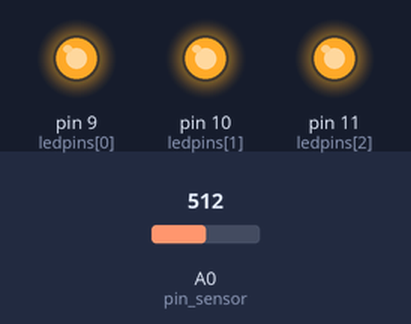
A sketch run on a simulated Arduino Uno, built with avr-gcc and run on an emulated ATmega328P. Shown: output pins drawn as LEDs (lit = HIGH). Inputs (shaded band) come from the test bench; at power-on: A0 (pin_sensor) = 512. Sleep ends after the set time or at an interrupt; what the sketch prints to the serial monitor is not drawn.

Above: at 4.3 s.
Timing chart, 0 to 21.8 s (numbered marks = the images above):
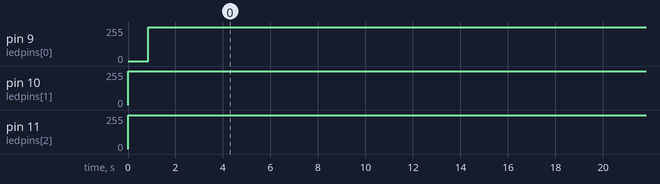

Measured:
- by itself, pin 9 (ledpins[0]): 0/255 → 255/255 at 0.86 s, → 253/255 12.6 s later, → 255/255 0.85 s later
- by itself, pin 10 (ledpins[1]): 0/255 → 255/255 at 0.00 s, → 253/255 18.6 s later, → 255/255 1.7 s later
- by itself, pin 11 (ledpins[2]): goes 255/255 4.3 s, 253/255 1.8 s, 255/255 2.6 s, 253/255 0.62 s, 255/255 9.4 s, 253/255 1.7 s, then 255/255

The sketch:

garduino.ino
```cpp
/*
  Garden Bot

  Setup:
          -Divisor de voltaje, conectado a 5V, 1000 ohm, A0 sensor, GND.
          -Led rojo a pin 12. No olvidar controlar corriente con resistencia.
          -Led verde a pin 11.
 */

/************ INCLUDES ************/
//manejo de ahorro de energía
#include <avr/sleep.h>
#include <avr/power.h>
#include <avr/wdt.h>

/************ GPIOs ************/
char pin_sensor=0;
char ledpins[]={9,10,11};
char pin_boton=2;
unsigned char color[]={255,255,255}; //NO TOCAR DIRECTAMENTE
char awake_cont=0;
char state=0; //0: ok. 1: seco. 2: muy mojado.

/************ CONSTANTES (definidas como macros) ************/
#define TOLERANCIA 200 //hay que calibrarla. NO tiene sentido que sea mayor a 512
#define AWAKE_FREQ 5

/************ VARIABLES ************/

int sensor_read;
long t0, t1;
int HUMEDAD_IDEAL = 100; //Calibrable por el usuario
unsigned char indice_color=0; //de 0 a 6
unsigned char colores[7][3]={{255,0,0},{0,255,0},{0,0,255},{255,255,0},{255,0,255},{0,255,255},{255,255,255}};

/************ MÉTODOS ************/
/* alertaRiego puede recibir tres valores:
      ·0 indica todo ok.
      ·1 indica falta agua.
      ·2 indica exceso de agua */
void alertaRiego(char b){
  //switch - case sería más elegante
  state=b;
  if (b==1) {
    Serial.println("poca agua!!!");
    setColor(255,0,0);
  }
  if (b==2) {
    Serial.println("mucha agua!!");
    setColor(255,0,255);
  }
  if (b==0) setColor(0,0,0);
}

void rutinaLectura(){
  //Serial.print("lectura sensor: ");
  sensor_read=analogRead(pin_sensor);
  Serial.println(sensor_read);
  if (sensor_read<HUMEDAD_IDEAL-TOLERANCIA/2.0)
    alertaRiego(2);
  else if (sensor_read>HUMEDAD_IDEAL+TOLERANCIA/2.0)
    alertaRiego(1);
  else alertaRiego(0);
}

/* pone al arduino a dormir */
void dormir(){
  attachInterrupt(0, buttonHandler, LOW);
  /* setear tipo de sleep */
  set_sleep_mode(SLEEP_MODE_PWR_SAVE); //el de más ahorro de energía
  /* habilitar sleep */
  sleep_enable();
  /* ponerse a dormir */

  //debug
  delay(50);

  sleep_mode();
  /* Desde acá despierta. Deshabilitar sleep */
  sleep_disable();
  /* Parpadear led que muestra corecto funcionamiento */
  awake_cont=(awake_cont + 1)%AWAKE_FREQ;
  if ((awake_cont==0)&&(state==0)){
    setColor(0,255,0);
    delay(50);
    setColor(0,0,0);
  }
}

/* Inicializa el WDT */
void initWDT(){
  /* limpiar el flag de reset */
  MCUSR &= ~(1<<WDRF);
  /* Para poder cambiar WDE o el prescaler, es necesario poner en 1 WDCE. Esto habilita las configuraciones del watchdog timer */
  WDTCSR |= (1<<WDCE) | (1<<WDE);
  /* setear prescaler */
  WDTCSR = 1<<WDP2 | 1<<WDP1; /* interrupt cada 1s */
  /* Habilitar interrupt del watchdog. SIN RESET */
  WDTCSR |= (1 << WDIE);
}
/*********** INTERRUPCIONES ***********/
/* handler de la interrupcion generada por el WatchDog Timer */
ISR(WDT_vect)
{
}
/* handler de la interrupción que envía el botón */
void buttonHandler(){
  detachInterrupt(0);

  //debug:
  Serial.println("boton");
  delay(50);

  //hay que hacer tiempo hasta que el sensor se estabilice un poco.
  char i;
  for (i=0;i<5;i++){
    fadeOnce();
  }
  awake_cont=0;
  // leer el sensor y fijar valor óptimo de humedad seteado por el usuario.
  HUMEDAD_IDEAL=analogRead(pin_sensor)+TOLERANCIA/2.0-15; //totalmente experimental y puede ser modificado según se crea necesario.
}

/*******************/
/* Manejo de los leds. Posiblemente implementar con clases en C++ para transparencia del código. */

void setColor(unsigned char r, unsigned char g, unsigned char b){
  color[0]=map(r,0,255,255,0);
  color[1]=map(g,0,255,255,0);
  color[2]=map(b,0,255,255,0);
  analogWrite(ledpins[0],color[0]);
  analogWrite(ledpins[1],color[1]);
  analogWrite(ledpins[2],color[2]);
}
/* Efecto de FadeIn - FadeOut del led, con el color escogido.
Esta función gana tiempo para que el sensor se estabilice un poco.*/
void fadeOnce(unsigned char r, unsigned char g, unsigned char b){
  //velocidad de fade fijada internamente por la función.
  unsigned char f_color[]={r,g,b};
  rutinaFade(f_color);
}
void fadeOnce(){//versión sin argumentos
  rutinaFade(colores[indice_color]);
  indice_color=(indice_color+1)%7;
}
void rutinaFade(unsigned char f_color[]){ //NO usar externamente
  unsigned char i;
  unsigned char resolucion=100;
  int demora=4000; //microsegundos
  for (i=0;i<resolucion;i++){
    setColor((unsigned char)(f_color[0]*(i*1.0/resolucion)),(unsigned char)(f_color[1]*(i*1.0/resolucion)),(unsigned char)(f_color[2]*(i*1.0/resolucion)));
    delayMicroseconds(demora);
  }
  for (i=resolucion;i>0;i--){
    setColor((unsigned char)(f_color[0]*(i*1.0/resolucion)),(unsigned char)(f_color[1]*(i*1.0/resolucion)),(unsigned char)(f_color[2]*(i*1.0/resolucion)));
    delayMicroseconds(demora);
  }
}
/************ MAIN ************/

void setup() {
  Serial.begin(9600);
  Serial.print("Inicializando...      ");
  /* inicializar pines*/
  pinMode(pin_sensor, INPUT);
  char i;
  for (i=0;i<=2;i++){
    pinMode(ledpins[i],OUTPUT);
  }
  pinMode(pin_boton, INPUT);
  /*** Inicializar WatchDog Timer ***/
  initWDT();

  //setear valor predeterminado de humedad
  Serial.println("Listo\n");
}

void loop() {
  //delay(100);
  rutinaLectura();
  dormir();
  //fadeOnce();
}

/*
Idea general: Sensor de humedad puesto en la tierra. Bajo cierto umbral de humedad, alertar para que se riegue.

Sensor: Dos clavos entre los cuales pasa corriente variable, dependiendo de la humedad en el medio.
        Arduino lee 1024 cuando los clavos están aislados y 0 cuando están conectados.

        Los clavos resistirán el paso de la corriente entre ellos por los siguientes factores:
            -tipo de tierra
            -cantidad de humedad
            -resistencia del material de los clavos
            -óxido generado con el tiempo (incontrolable por software)
            -separación entre los clavos
            -profundidad del sensor en la tierra (mientras menos resistivo es el material de los clavos, menos importa este factor)


Sleep:  Cuando el arduino realizó una lectura y tomó una decisión sobre si alertar o no de una falta de agua, es necesario
        ponerlo a descansar por un tiempo para ahorrar energía.

        -Los pins flotantes consumen pequeñas cantidades de energía. Resistencias pullup o pulldown solucionan este problema.
            Ya que arduino trae pullups internos, es necesario activarlas en todos los pines no usados. Para activar pin, setear como INPUT
            y escribir HIGH.
        -Sleep se setea de la siguiente forma:
                  - Setear el tipo de sleep que se usará
                  - Habilitar el bit de sleep
                  - poner en modo sleep. Acá se duerme realmente.
                  - Al despertar, deshabilitar el bit de sleep. Sólo puede despertar por un interrupt que se debe definir previamente.

        Formas de despertar al arduino:
                  - Interrupt externo
                  - UART, interface serial
                  - Timer interno o Watchdog

        Para este proyecto conviene usar el Watchdog Timer.
        El Watchdog Timer es un timer con oscilador propio. Genera un interrupt luego de una cantidad de ticks. El timer corre a 128 KHz.
        Puede configurarse para que en overflow: haga Reset, mande un interrupt, o haga ambos al mismo tiempo. Al igual que los otros timers
        el watchdog timer necesita de un prescaler por setear para saber cada cuantos ticks aumentar su contador. El prescaler va de 1 a 9.
        Los bits que setean el prescaler son WDPx con x de 3 a 0. Para despertar luego de 1s, setear prescaler a 0110.


Calibración:
        Discusión: Si se busca lograr un real sensor de humedad, se deben tener en cuenta unas cuantas variables principales que podrían afectar la lectura del sensor de manera no
          despreciable. Estos son:
              1-Tipo de tierra
              2-profundidad del sensor en la tierra
              3-temperatura en la tierra
              4-efecto transiente del medidor
              5-Cuánta humedad necesita cada planta

        4-  El efecto transiente es inevitable y tiene que ver con la velocidad a la que el agua moja la tierra. Una manera de minorizar su impacto puede ser
        anticipando el valor que se quiere alcanzar; esto es, dar alerta de humedad buena cuando aún no se tiene la humedad óptima. Un problema con esto
        es que el agua, de manera natural, abandona la tierra lentamente, por lo tanto este efecto estaría ausente (las mediciones serían relativamente estables)
        por lo que al intentar anticiparse al valor, leería algo incorrecto.
        Otra posibilidad es asumir una diferencia en los estados del arduino entre que se está regando y no se está regando. Cuando se está regando, tomar en cuenta
        el efecto transiente, y cuando no, ignorarlo, y hasta se pueden prolongar los períodos de sleep.

        1- El tipo de tierra influye en su conductividad. Una tierra muy conductiva podría hacer creer que la planta tiene la humedad suficiente, cuando en realidad
        está seca y es la tierra la que conduce mucha corriente.
        Se podría arreglar este problema pidiendo al usuario que calibre el medidor, con una muestra de la tierra que quiere usar. Esto implicaría medir la conductividad
        de la tierra cuando está en su valor óptimo y quizás cuando esta saturada y seca, para establecer un buen rango de valores de humedad.

        2- Nada más que hacer que decir al usuario que ponga el medidor lo más profundo que pueda

        3- Si se deja al sol o a la sombra la planta, la resistencia de los clavos varía. Una forma de lidiar con esto es agregar algún thermistor o algo por el estilo
        que contrarreste este efecto y calibre los valores ideales de humedad según la temperatura que lo rodea.

        5- La solución de (1) debería solucionar esto.


Propuesta final:
       El usuario riega la planta hasta un nivel óptimo de humedad. Pone el sensor en la tierra lo más enterrado posible.
       Presiona un botón, el sensor indica que está esperando que se estabilice el valor de humedad para recordarlo, quizás parpadeando
       un led en el proceso, y apagándolo cuando está listo, o prendiendo un led verde que indica un estado OK (Quizás un led RGB es
       más elegante para estos propósitos). Finalmente el sensor está activo y atento a una baja o subida excesivas de humedad. Quizás sea buen feedback
       hacer lo que muchos artefactos electrónicos hacen para mostrar que están funcionando: parpadear un led cada X segundos (5, 10 segundos)
       así como las alarmas de casa o los aromatizadores automáticos.


Versión 1.2

Añadiduras:
    -Led RGB indicador
        Debe poder notificar: Sobrerriego de la planta, falta agua en la planta, en proceso de calibración, funcionamiento correcto.
              Falta agua: Led rojo. Sin animación, pues está durmiendo.
              Sobrerriego: Led amarillo.
              En proceso de calibración: led azul animado.
              Funcionamiento correcto: parpadeo de led verde cada vez que se despierta a hacer mediciones.

    -Botón de calibración: Ojo que lo más probable es que se presione cuando el arduino está dormido. Hay que poder escuchar esta interrupción y despertar.


   por corregir:
       -cambiar if's por switch-case.
       -implementar boton y led con clase de C++ para no ensuciar código con métodos propios de estos artefactos.
       - el efecto de Fade de los leds ocurre el doble de veces de las que debería
       -Al estar muy húmedo, se alterna el color entre rojo y amarillo, y no se queda fijo en amarillo como se desea.
       -calibración del usuario debe tomar en cuenta que la humedad que establezca el usuario al regar, es CASI la cota
       que define el umbral entre que está bien regada y que está excesivamente regada. Definir humedad ideal tomando esto
       en cuenta.

Versión 1.3

Corregidos algunos errores anteriores
*/
```
